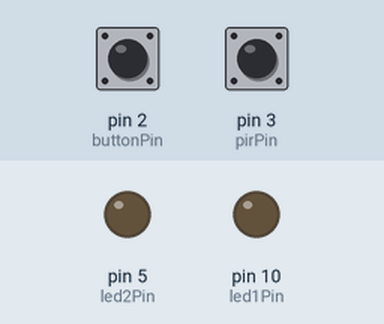
Recording of a sketch running on a simulated Arduino Uno, built with avr-gcc and run on an emulated ATmega328P. On the bench: output pins drawn as LEDs (lit = HIGH). The inputs (shaded band) are chosen by the test bench; at power-on: pin 2 (buttonPin) HIGH, pin 3 (pirPin) LOW. What the sketch prints to the serial monitor is not drawn.

Above: at 1.2 s.
1.3 s: pin 2 (buttonPin) pulled LOW for 0.15 s
At 2.0 s:
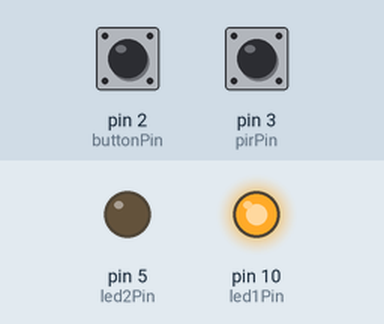
2.9 s: pin 2 (buttonPin) pulled LOW for 1 s
At 3.2 s:
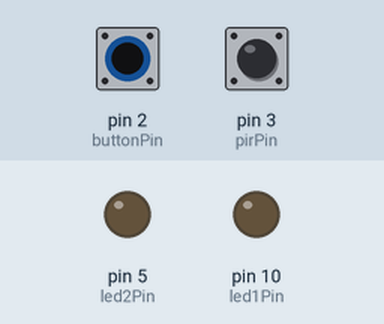
5.4 s: pin 3 (pirPin) driven HIGH
At 6.2 s:
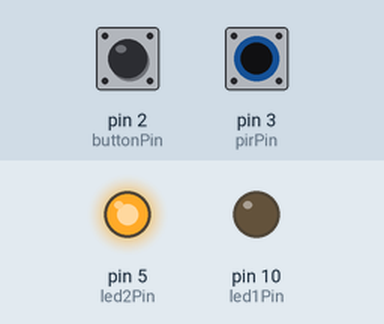
7.9 s: pin 2 (buttonPin) pulled LOW for 3.2 s
At 8.2 s:
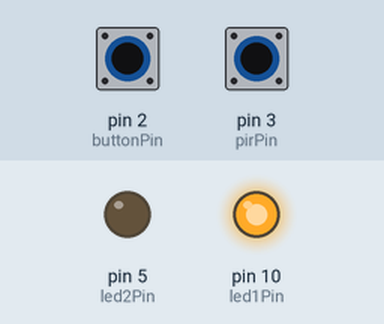
12.6 s: pin 3 (pirPin) pulsed LOW 2 times (0.12 s each, 0.3 s apart)
At 13.5 s:
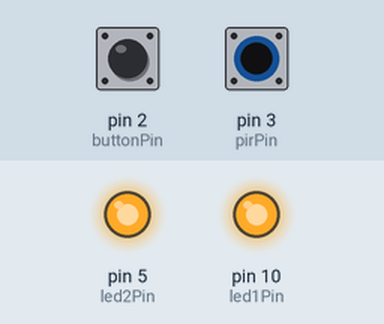
Timing chart, 0 to 15.6 s (numbered marks = the images above; inputs shaded):
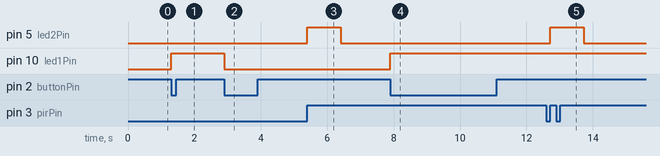

The sketch:

4.2C.ino
```cpp
const int buttonPin = 2;
const int pirPin = 3;
const int led1Pin = 10;
const int led2Pin = 5;

volatile bool led1State = false;
volatile bool motionDetected = false;

unsigned long lastMotionTime = 0;
unsigned long lastButtonInterrupt = 0;
const unsigned long debounceDelay = 200;   // ms
const unsigned long pirCooldown = 5000;    // ms - 5 seconds

void setup() {
  Serial.begin(9600);
  while (!Serial);

  pinMode(buttonPin, INPUT_PULLUP);
  pinMode(pirPin, INPUT);
  pinMode(led1Pin, OUTPUT);
  pinMode(led2Pin, OUTPUT);

  attachInterrupt(digitalPinToInterrupt(buttonPin), toggleLED1, FALLING);
  attachInterrupt(digitalPinToInterrupt(pirPin), handleMotion, RISING);

  Serial.println("System ready: interrupts armed.");
}

void loop() {
  // Reflect LED1 state
  digitalWrite(led1Pin, led1State);

  // Handle motion-triggered LED
  if (motionDetected) {
    digitalWrite(led2Pin, HIGH);
    Serial.println("Motion interrupt → LED2 ON");

    delay(1000);  // Keep LED2 on for 1s
    digitalWrite(led2Pin, LOW);

    motionDetected = false;
  }
}

// Button ISR
void toggleLED1() {
  unsigned long now = millis();
  if (now - lastButtonInterrupt > debounceDelay) {
    led1State = !led1State;
    Serial.print("Button interrupt → LED1: ");
    Serial.println(led1State ? "ON" : "OFF");
    lastButtonInterrupt = now;
  }
}

// PIR ISR
void handleMotion() {
  unsigned long now = millis();
  if (now - lastMotionTime > pirCooldown) {
    motionDetected = true;
    lastMotionTime = now;
  }
}
```

Measured:
- after the input at 1.3 s, pin 10 (led1Pin): LOW → HIGH at once
- after the input at 2.9 s, pin 10 (led1Pin): HIGH → LOW at once
- after the input at 5.4 s, pin 5 (led2Pin): LOW → HIGH at once, → LOW 1.0 s later
- after the input at 7.9 s, pin 10 (led1Pin): LOW → HIGH at once
- after the input at 12.6 s, pin 5 (led2Pin): LOW → HIGH after 0.12 s, → LOW 1.0 s later
